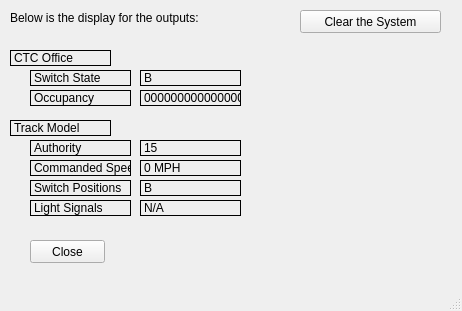
<?xml version="1.0" encoding="UTF-8"?>
<ui version="4.0">
 <class>MainWindow</class>
 <widget class="QMainWindow" name="MainWindow">
  <property name="geometry">
   <rect>
    <x>0</x>
    <y>0</y>
    <width>462</width>
    <height>311</height>
   </rect>
  </property>
  <property name="windowTitle">
   <string>MainWindow</string>
  </property>
  <widget class="QWidget" name="centralwidget">
   <widget class="QLabel" name="label">
    <property name="geometry">
     <rect>
      <x>10</x>
      <y>10</y>
      <width>261</width>
      <height>16</height>
     </rect>
    </property>
    <property name="text">
     <string>Below is the display for the outputs:</string>
    </property>
   </widget>
   <widget class="QLabel" name="label_2">
    <property name="geometry">
     <rect>
      <x>10</x>
      <y>50</y>
      <width>101</width>
      <height>16</height>
     </rect>
    </property>
    <property name="frameShape">
     <enum>QFrame::Box</enum>
    </property>
    <property name="text">
     <string>CTC Office</string>
    </property>
   </widget>
   <widget class="QLabel" name="label_3">
    <property name="geometry">
     <rect>
      <x>30</x>
      <y>70</y>
      <width>101</width>
      <height>16</height>
     </rect>
    </property>
    <property name="frameShape">
     <enum>QFrame::Box</enum>
    </property>
    <property name="text">
     <string>Switch State</string>
    </property>
   </widget>
   <widget class="QLabel" name="label_4">
    <property name="geometry">
     <rect>
      <x>30</x>
      <y>90</y>
      <width>101</width>
      <height>16</height>
     </rect>
    </property>
    <property name="frameShape">
     <enum>QFrame::Box</enum>
    </property>
    <property name="text">
     <string>Occupancy</string>
    </property>
   </widget>
   <widget class="QLabel" name="label_5">
    <property name="geometry">
     <rect>
      <x>10</x>
      <y>120</y>
      <width>101</width>
      <height>16</height>
     </rect>
    </property>
    <property name="frameShape">
     <enum>QFrame::Box</enum>
    </property>
    <property name="text">
     <string>Track Model</string>
    </property>
   </widget>
   <widget class="QLabel" name="label_6">
    <property name="geometry">
     <rect>
      <x>30</x>
      <y>140</y>
      <width>101</width>
      <height>16</height>
     </rect>
    </property>
    <property name="frameShape">
     <enum>QFrame::Box</enum>
    </property>
    <property name="text">
     <string>Authority</string>
    </property>
   </widget>
   <widget class="QLabel" name="label_7">
    <property name="geometry">
     <rect>
      <x>30</x>
      <y>160</y>
      <width>101</width>
      <height>16</height>
     </rect>
    </property>
    <property name="frameShape">
     <enum>QFrame::Box</enum>
    </property>
    <property name="text">
     <string>Commanded Speed</string>
    </property>
   </widget>
   <widget class="QLabel" name="label_8">
    <property name="geometry">
     <rect>
      <x>30</x>
      <y>200</y>
      <width>101</width>
      <height>16</height>
     </rect>
    </property>
    <property name="frameShape">
     <enum>QFrame::Box</enum>
    </property>
    <property name="text">
     <string>Light Signals</string>
    </property>
   </widget>
   <widget class="QLabel" name="label_9">
    <property name="geometry">
     <rect>
      <x>30</x>
      <y>180</y>
      <width>101</width>
      <height>16</height>
     </rect>
    </property>
    <property name="frameShape">
     <enum>QFrame::Box</enum>
    </property>
    <property name="text">
     <string>Switch Positions</string>
    </property>
   </widget>
   <widget class="QLabel" name="label_10">
    <property name="geometry">
     <rect>
      <x>140</x>
      <y>70</y>
      <width>101</width>
      <height>16</height>
     </rect>
    </property>
    <property name="frameShape">
     <enum>QFrame::Box</enum>
    </property>
    <property name="text">
     <string>B</string>
    </property>
   </widget>
   <widget class="QLabel" name="label_11">
    <property name="geometry">
     <rect>
      <x>140</x>
      <y>90</y>
      <width>101</width>
      <height>16</height>
     </rect>
    </property>
    <property name="frameShape">
     <enum>QFrame::Box</enum>
    </property>
    <property name="text">
     <string>000000000000000</string>
    </property>
   </widget>
   <widget class="QLabel" name="label_12">
    <property name="geometry">
     <rect>
      <x>140</x>
      <y>140</y>
      <width>101</width>
      <height>16</height>
     </rect>
    </property>
    <property name="frameShape">
     <enum>QFrame::Box</enum>
    </property>
    <property name="text">
     <string>15</string>
    </property>
   </widget>
   <widget class="QLabel" name="label_13">
    <property name="geometry">
     <rect>
      <x>140</x>
      <y>160</y>
      <width>101</width>
      <height>16</height>
     </rect>
    </property>
    <property name="frameShape">
     <enum>QFrame::Box</enum>
    </property>
    <property name="text">
     <string>0 MPH</string>
    </property>
   </widget>
   <widget class="QLabel" name="label_14">
    <property name="geometry">
     <rect>
      <x>140</x>
      <y>180</y>
      <width>101</width>
      <height>16</height>
     </rect>
    </property>
    <property name="frameShape">
     <enum>QFrame::Box</enum>
    </property>
    <property name="text">
     <string>B</string>
    </property>
   </widget>
   <widget class="QLabel" name="label_15">
    <property name="geometry">
     <rect>
      <x>140</x>
      <y>200</y>
      <width>101</width>
      <height>16</height>
     </rect>
    </property>
    <property name="frameShape">
     <enum>QFrame::Box</enum>
    </property>
    <property name="text">
     <string>N/A</string>
    </property>
   </widget>
   <widget class="QPushButton" name="pushButton">
    <property name="geometry">
     <rect>
      <x>30</x>
      <y>240</y>
      <width>75</width>
      <height>23</height>
     </rect>
    </property>
    <property name="text">
     <string>Close</string>
    </property>
   </widget>
   <widget class="QPushButton" name="pushButton_2">
    <property name="geometry">
     <rect>
      <x>300</x>
      <y>10</y>
      <width>141</width>
      <height>23</height>
     </rect>
    </property>
    <property name="text">
     <string>Clear the System</string>
    </property>
   </widget>
  </widget>
  <widget class="QMenuBar" name="menubar">
   <property name="geometry">
    <rect>
     <x>0</x>
     <y>0</y>
     <width>462</width>
     <height>22</height>
    </rect>
   </property>
  </widget>
  <widget class="QStatusBar" name="statusbar"/>
 </widget>
 <resources/>
 <connections/>
</ui>
